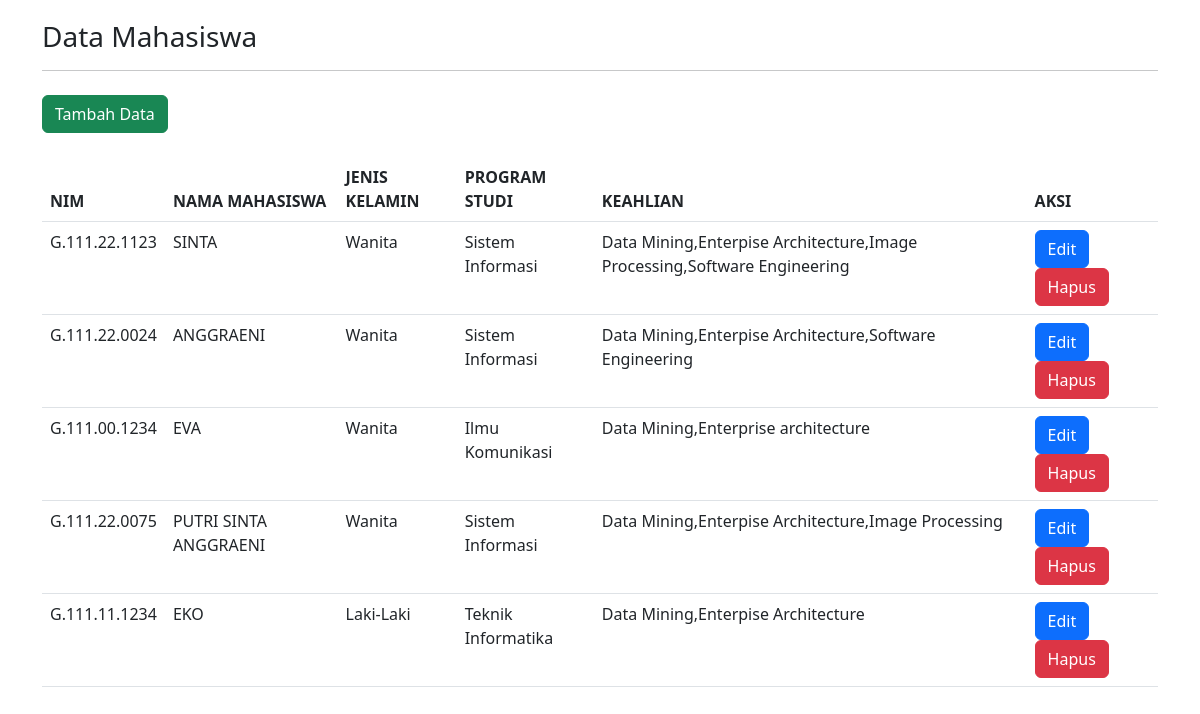
The page / on the database its author committed.
### tables this page shows
CREATE TABLE `mahasiswa` (
  `id` int(10) NOT NULL,
  `nim` varchar(50) NOT NULL,
  `nama_mahasiswa` varchar(50) NOT NULL,
  `jenis_kelamin` enum('Laki-Laki','Wanita') NOT NULL,
  `program_studi` varchar(50) NOT NULL,
  `keahlian` varchar(100) NOT NULL
);

### index.php (the view, shortened to what this page needs)
<?php
include("koneksi.php");
?>
<!doctype html>
<html lang="en">
  <head>
    <link href="https://cdn.jsdelivr.net/npm/bootstrap@5.3.0-alpha3/dist/css/bootstrap.min.css" rel="stylesheet">
  </head>
  <body>
    <div class="container">
         <div class="col-md-12">
            <h3 style="margin:20px 0px 5px 0px">Data Mahasiswa</h3>
            <hr>
            <a href="tambah_form.php" class="btn btn-success mt-2">Tambah Data</a>
            <table class="table table-stripped mt-4">
                <thead>
                    <tr class="info">
                        <th>NIM</th>
                        <th>NAMA MAHASISWA</th>
                        <th>JENIS KELAMIN</th>
                        <th>PROGRAM STUDI</th>
                        <th>KEAHLIAN</th>
                        <th>AKSI</th>
                    </tr>
                </thead>
                <?php
                $sql = "select * from mahasiswa";
                $query = mysqli_query($koneksi, $sql);
                while($mhs = mysqli_fetch_array($query)) {
                    echo "<tr>";
                    echo "<td>" . $mhs['nim'] . "</td>";
                    echo "<td>" . $mhs['nama_mahasiswa'] . "</td>";
                    echo "<td>" . $mhs['jenis_kelamin'] . "</td>";
                    echo "<td>" . $mhs['program_studi'] . "</td>";
                    echo "<td>" . $mhs['keahlian'] . "</td>";
                    echo "<td>";
                    echo "<a href='edit_form.php?id=" . $mhs['id'] . "'class='btn btn-primary'>Edit<a/> &nbsp";
                    echo "<a href='hapus.php?id=" . $mhs['id'] . "'class='btn btn-danger' onclick='return konfirmasi()'>Hapus<a/>";
                    echo "</td>";
                    echo "</tr>";
                }
                ?>
            </table>
         </div>
    </div>
  </body>
</html>

### rows shown on the page
mahasiswa: nim "G.111.22.1123", nama_mahasiswa "SINTA", jenis_kelamin "Wanita", program_studi "Sistem Informasi", keahlian "Data Mining,Enterpise Architecture,Image Processing,Software Engineering"
mahasiswa: nim "G.111.22.0024", nama_mahasiswa "ANGGRAENI", jenis_kelamin "Wanita", program_studi "Sistem Informasi", keahlian "Data Mining,Enterpise Architecture,Software Engineering"
mahasiswa: nim "G.111.00.1234", nama_mahasiswa "EVA", jenis_kelamin "Wanita", program_studi "Ilmu Komunikasi", keahlian "Data Mining,Enterprise architecture"
mahasiswa: nim "G.111.22.0075", nama_mahasiswa "PUTRI SINTA ANGGRAENI", jenis_kelamin "Wanita", program_studi "Sistem Informasi", keahlian "Data Mining,Enterpise Architecture,Image Processing"
mahasiswa: nim "G.111.11.1234", nama_mahasiswa "EKO", jenis_kelamin "Laki-Laki", program_studi "Teknik Informatika", keahlian "Data Mining,Enterpise Architecture"
